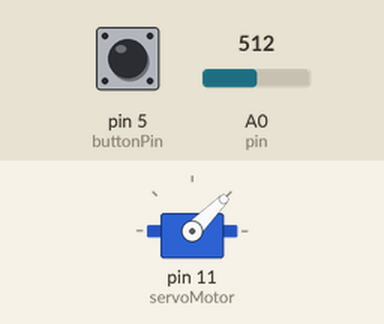
This sketch was run on a simulated Arduino Uno, built with avr-gcc and run on an emulated ATmega328P. Parts: servo. The inputs (shaded band) are chosen by the test bench; at power-on: A0 (pin) = 512, pin 5 (buttonPin) LOW.

Above: at 2.8 s.
2.9 s: A0 (pin) set to 716
At 4.5 s:
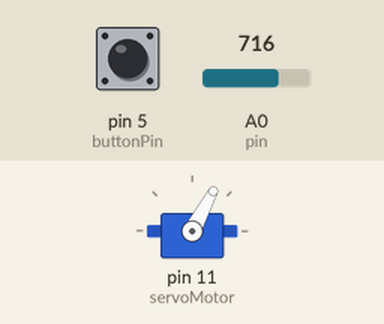
5.5 s: pin 5 (buttonPin) pulled HIGH for 1.15 s
At 7.3 s:
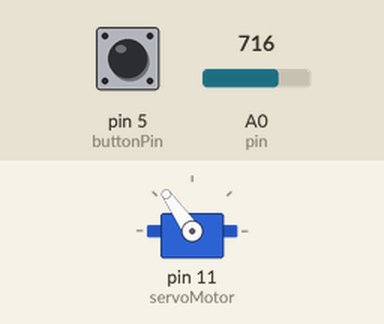
9.5 s: A0 (pin) set to 1023
At 10.3 s:
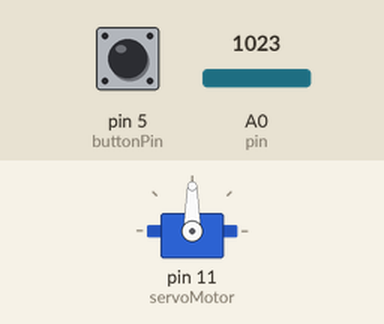
11.5 s: pin 5 (buttonPin) pulled HIGH for 1.15 s
At 13.0 s:
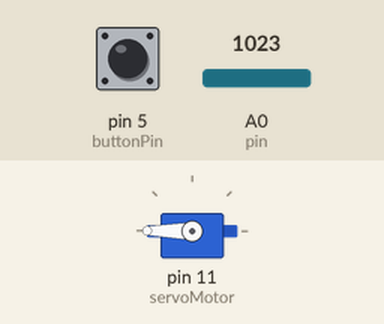
15.5 s: A0 (pin) set to 306
At 17.2 s:
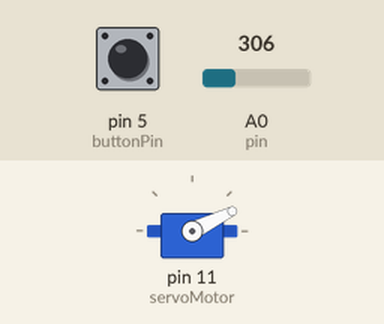
17.5 s: A0 (pin) set to 122
At 18.8 s:
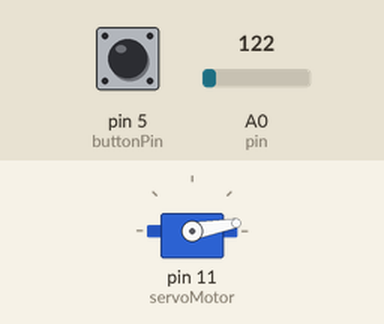
Timing chart, 0 to 20.5 s (numbered marks = the images above; inputs shaded):
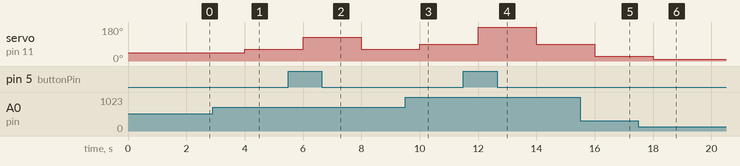

Measured:
- after the input at 2.9 s, servo on pin 11 (servoMotor): 45° → 62° after 1.1 s
- after the input at 5.5 s, servo on pin 11 (servoMotor): 62° → 125° after 0.50 s, → 62° 2.0 s later
- after the input at 9.5 s, servo on pin 11 (servoMotor): 62° → 90° after 0.50 s
- after the input at 11.5 s, servo on pin 11 (servoMotor): 90° → 180° after 0.50 s, → 90° 2.0 s later
- after the input at 15.5 s, servo on pin 11 (servoMotor): 90° → 26° after 0.50 s
- after the input at 17.5 s, servo on pin 11 (servoMotor): 26° → 10° after 0.50 s

The sketch:

potServoKontrol.ino
```cpp
#include <Servo.h>

Servo servoMotor;
int pin = A0;
int buttonPin = 5;
int value = 0;


void setup(){
  pinMode(buttonPin, INPUT);
  servoMotor.attach(11);
  }

void loop(){
  if (digitalRead(buttonPin) == HIGH){
    value = analogRead(pin);
    value = map(value, 0, 1023, 0, 180);  // 180 derece hareket ettiriyoruz.
    servoMotor.write(value);
    delay(2000);
  }
  else if(digitalRead(buttonPin) == LOW){
    value = analogRead(pin);
    value = map(value, 0, 1023, 0, 90);   // 90 derece hareket ettiriyoruz.
    servoMotor.write(value);
    delay(2000);
  }
}
```
